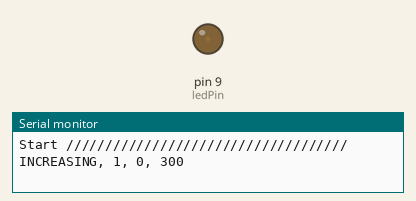
Simulated run of this sketch. Board: Arduino Uno, built with avr-gcc and run on an emulated ATmega328P. On the bench: output pins drawn as LEDs (lit = HIGH), the last lines printed to the serial monitor.

Above: at 0.05 s.
At 1.85 s:
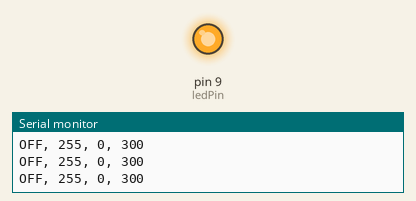
At 2.95 s:
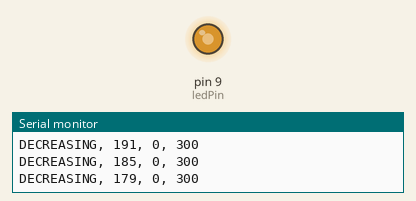
At 3.7 s:
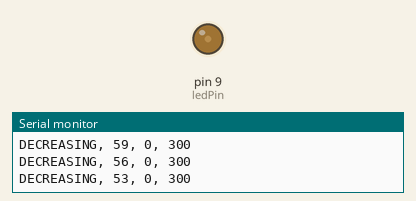
Timing chart, 0 to 5.7 s (numbered marks = the images above):
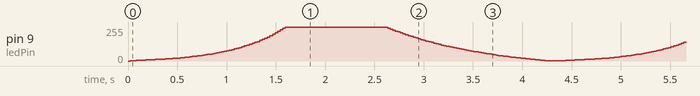

The sketch:

pointlights.ino
```cpp
enum ledStates {START, INCREASE, DECREASE, STAY, WAVE, OFF, ON, INCREASEAGAIN, HALFSINE, OFF2}; // Here we make nicknames for the different states our program supports.
enum ledStates ledState; // We define 'ledState' as type ledStates'
enum ledStates previousLedState = ledState;

unsigned long startMillis;  //some global variables available anywhere in the program
unsigned long currentMillis;

int brightness = 0; // our main variable for setting the brightness of the LED
float velocity = 1.0; // the speed at which we change the brightness.
int ledPin = 9; // we use pin 9 for PWM
int sineCounter = 0;
void setup() {
  // put your setup code here, to run once:
  pinMode(ledPin, OUTPUT); // set ledPin as an output.
  Serial.begin(9600); // initiate the Serial monitor so we can use the Serial Plotter to graph our patterns

}

void loop() {
  // put your main code here, to run repeatedly:
  compose();
  delay(10);
  analogWrite(ledPin, brightness);
  currentMillis = millis(); //store the current time since the program started
}

void compose() {
  // this is a state machine which allows us to decouple the various operations from timed loops.
  // instead we just switch from state to state when particular conditions are met.
  // we switch states by calling the changeState() function.

  switch (ledState){

  case START:
    //brightness = 130;
    Serial.println("Start ////////////////////////////////////");

    ledState = INCREASE;

  break;

  case INCREASE:
    //brightness = increase_brightness(brightness, 18);
    brightness = expInc_brightness(brightness, 20);

    plot("INCREASING", brightness);

    if (brightness > 250){
      //ledState = WAVE;
      changeState(OFF);
      }
   break;

  case DECREASE:
    //brightness = decrease_brightness(brightness, 20);
    brightness = expDec_brightness(brightness, 40);

    plot("DECREASING", brightness);
      if (brightness <= 2){
      changeState(OFF2);
      }
     break;

  case INCREASEAGAIN:
    brightness = increase_brightness(brightness, 20);

    plot("INCREASING", brightness);

    if (brightness >= 130){
      //ledState = WAVE;
      changeState(OFF);
    }

    break;

  case WAVE:
    plot("WAVE", brightness);
    brightness = 180;
    brightness = sinewave(1000,256,0); // you can tweak the parameters of the sinewave
    analogWrite(ledPin, brightness);

    if (currentMillis - startMillis >= 5000){ //change state after 5 secs by comparing the time elapsed since we last change state
      changeState(START);
      }
    break;

  case STAY:
    plot("STAY", brightness);
    brightness = brightness;
    break;

  case ON:
    plot("ON", brightness);
    brightness = 255;
    break;

  case OFF:
    plot("OFF", brightness);
    brightness = 255;
    if (currentMillis - startMillis >= 1000){
      changeState(DECREASE);
      }
    break;

  case OFF2:
  plot("OFF", brightness);
  brightness = 2;
  if (currentMillis - startMillis >= 100){
    changeState(START);
    }
  break;
  }
}

void changeState(ledStates newState){
    // call to change state, will keep track of time since last state
    startMillis = millis();
    ledState = newState;
  }

void plot(char *state, int brightness){
    // use this function to plot a graph.
    // it will normalize the auto-scaling plotter
    Serial.print(state);
    Serial.print(", ");
    Serial.print(brightness);
    Serial.println(", 0, 300");
  }

int increase_brightness (int brightness, float velocity){
    return brightness = brightness + 1 * velocity;
  }

int expInc_brightness (int brightness, float velocity){
  int output = brightness + brightness/velocity + 1;

  if (output >= 255) {
    return 255;
  } else {
    return output;
  }
}


int decrease_brightness (int brightness, float velocity){
  int output = brightness = brightness - 1 * velocity;

  if (brightness > 0) {
    return output;
  } else {
    return 0;
  }
}

int expDec_brightness (int brightness, float velocity){
  int output = brightness = brightness - brightness/velocity - 1;

  if (brightness > 0) {
    return output;
  } else {
    return 0;
  }
}

int sinewave(float duration, float amplitude, int offset){
    // Generate a sine oscillation, return a number.
    // In case you are using this for analogWrite, make sure the amplitude does not exceed 256
    float period = millis()/duration; // Duration in ms determines the wavelength.
    float midpoint = amplitude / 2; // set the midpoint of the wave at half the amplitude so there are no negative numbers
    int value = midpoint + midpoint * sin ( period * 2.0 * PI );
    value = value + offset; //offset allows you to move the wave up and down on the Y-axis. Should not exceed the value of amplitude to prevent clipping.
    return value;
  }

int halSine(float duration, float amplitude, int offset){
    // Generate a sine oscillation, return a number.
    // In case you are using this for analogWrite, make sure the amplitude does not exceed 256
    float period = millis()/duration; // Duration in ms determines the wavelength.
    float midpoint = amplitude / 2; // set the midpoint of the wave at half the amplitude so there are no negative numbers
    int value = midpoint + midpoint * sin ( period * 2.0 * PI );
    value = value + offset; //offset allows you to move the wave up and down on the Y-axis. Should not exceed the value of amplitude to prevent clipping.
    return value;
  }
```
